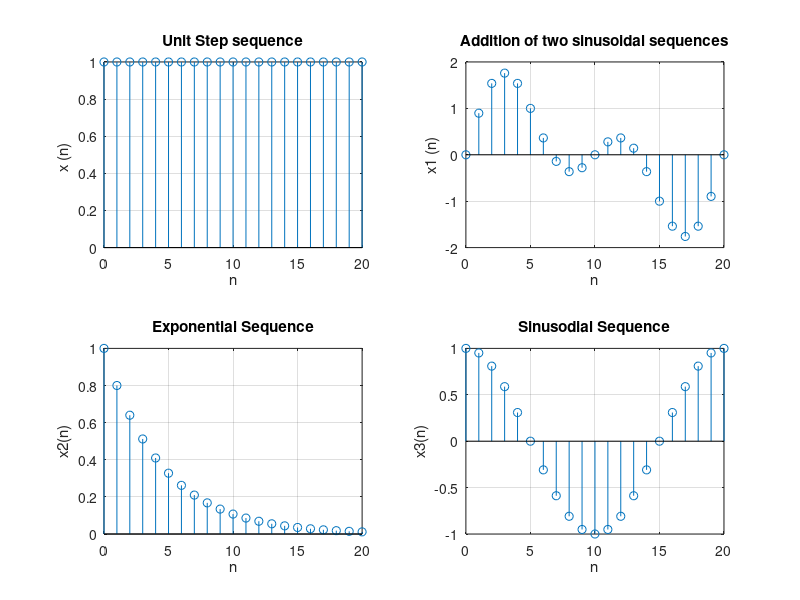

MATLAB code for this plot:

%Write a program on to representation of Basic Signals.
clc;
clear;

%To generate an unit step sequence
N = 21;
x  = ones (1,N);
n =  0:1:N-1;
subplot (2,2,1), stem (n,x);
xlabel ('n'), ylabel ('x (n) ');
title ('Unit Step sequence');
grid on;

%Addition of two sinusoidal sequences
x1 = sin (0.1*pi*n) + sin (0.2*pi*n);
subplot (2,2,2), stem (n,x1);
xlabel('n'), ylabel ('x1 (n)');
title ('Addition of two sinusoidal sequences');
grid on;

%Exponential sequence
x2 = 0.8.^ (n);
subplot (2,2,3), stem (n,x2);
xlabel ('n');
ylabel ('x2(n)');
title ('Exponential Sequence');
grid on;

%Cosine sequence
x3 = cos (0.1*pi*n);
subplot (2,2,4), stem (n,x3);
xlabel ('n'), ylabel ('x3(n)');
xlabel ('n'), ylabel ('x3(n)');
title ('Sinusodial Sequence');
grid on;